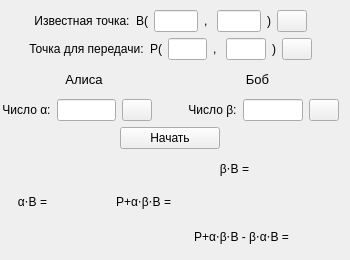
       <widget class="QWidget" name="tab_5">
        <attribute name="title">
         <string>Криптосистема Эль-Гамаля</string>
        </attribute>
        <widget class="QWidget" name="verticalLayoutWidget_4">
         <property name="geometry">
          <rect>
           <x>0</x>
           <y>10</y>
           <width>341</width>
           <height>241</height>
          </rect>
         </property>
         <layout class="QVBoxLayout" name="verticalLayout_5">
          <property name="spacing">
           <number>6</number>
          </property>
          <item>
           <layout class="QHBoxLayout" name="horizontalLayout_29">
            <item>
             <spacer name="horizontalSpacer_50">
              <property name="orientation">
               <enum>Qt::Horizontal</enum>
              </property>
              <property name="sizeHint" stdset="0">
               <size>
                <width>40</width>
                <height>20</height>
               </size>
              </property>
             </spacer>
            </item>
            <item>
             <widget class="QLabel" name="label_73">
              <property name="text">
               <string>Известная точка:</string>
              </property>
              <property name="textFormat">
               <enum>Qt::AutoText</enum>
              </property>
              <property name="alignment">
               <set>Qt::AlignCenter</set>
              </property>
             </widget>
            </item>
            <item>
             <widget class="QLabel" name="label_74">
              <property name="text">
               <string>B(</string>
              </property>
              <property name="alignment">
               <set>Qt::AlignRight|Qt::AlignTrailing|Qt::AlignVCenter</set>
              </property>
             </widget>
            </item>
            <item>
             <widget class="QLineEdit" name="xBEGLineEdit">
              <property name="maximumSize">
               <size>
                <width>50</width>
                <height>16777215</height>
               </size>
              </property>
              <property name="alignment">
               <set>Qt::AlignRight|Qt::AlignTrailing|Qt::AlignVCenter</set>
              </property>
             </widget>
            </item>
            <item>
             <widget class="QLabel" name="label_75">
              <property name="text">
               <string>, </string>
              </property>
              <property name="alignment">
               <set>Qt::AlignCenter</set>
              </property>
             </widget>
            </item>
            <item>
             <widget class="QLineEdit" name="yBEGLineEdit">
              <property name="maximumSize">
               <size>
                <width>50</width>
                <height>16777215</height>
               </size>
              </property>
              <property name="alignment">
               <set>Qt::AlignRight|Qt::AlignTrailing|Qt::AlignVCenter</set>
              </property>
             </widget>
            </item>
            <item>
             <widget class="QLabel" name="label_76">
              <property name="text">
               <string>)</string>
              </property>
             </widget>
            </item>
            <item>
             <widget class="QPushButton" name="randomPointBEGButton">
              <property name="maximumSize">
               <size>
                <width>30</width>
                <height>16777215</height>
               </size>
              </property>
              <property name="text">
               <string/>
              </property>
              <property name="icon">
               <iconset>
                <normaloff>play.png</normaloff>play.png</iconset>
              </property>
             </widget>
            </item>
            <item>
             <spacer name="horizontalSpacer_51">
              <property name="orientation">
               <enum>Qt::Horizontal</enum>
              </property>
              <property name="sizeHint" stdset="0">
               <size>
                <width>40</width>
                <height>20</height>
               </size>
              </property>
             </spacer>
            </item>
           </layout>
          </item>
          <item>
           <layout class="QHBoxLayout" name="horizontalLayout_21">
            <item>
             <spacer name="horizontalSpacer_34">
              <property name="orientation">
               <enum>Qt::Horizontal</enum>
              </property>
              <property name="sizeHint" stdset="0">
               <size>
                <width>40</width>
                <height>20</height>
               </size>
              </property>
             </spacer>
            </item>
            <item>
             <widget class="QLabel" name="label_58">
              <property name="text">
               <string>Точка для передачи:</string>
              </property>
              <property name="textFormat">
               <enum>Qt::AutoText</enum>
              </property>
              <property name="alignment">
               <set>Qt::AlignCenter</set>
              </property>
             </widget>
            </item>
            <item>
             <widget class="QLabel" name="label_59">
              <property name="text">
               <string>P(</string>
              </property>
              <property name="alignment">
               <set>Qt::AlignRight|Qt::AlignTrailing|Qt::AlignVCenter</set>
              </property>
             </widget>
            </item>
            <item>
             <widget class="QLineEdit" name="xPEGLineEdit">
              <property name="maximumSize">
               <size>
                <width>50</width>
                <height>16777215</height>
               </size>
              </property>
              <property name="alignment">
               <set>Qt::AlignRight|Qt::AlignTrailing|Qt::AlignVCenter</set>
              </property>
             </widget>
            </item>
            <item>
             <widget class="QLabel" name="label_60">
              <property name="text">
               <string>, </string>
              </property>
              <property name="alignment">
               <set>Qt::AlignCenter</set>
              </property>
             </widget>
            </item>
            <item>
             <widget class="QLineEdit" name="yPEGLineEdit">
              <property name="maximumSize">
               <size>
                <width>50</width>
                <height>16777215</height>
               </size>
              </property>
              <property name="alignment">
               <set>Qt::AlignRight|Qt::AlignTrailing|Qt::AlignVCenter</set>
              </property>
             </widget>
            </item>
            <item>
             <widget class="QLabel" name="label_61">
              <property name="text">
               <string>)</string>
              </property>
             </widget>
            </item>
            <item>
             <widget class="QPushButton" name="randomPointPEGButton">
              <property name="maximumSize">
               <size>
                <width>30</width>
                <height>16777215</height>
               </size>
              </property>
              <property name="text">
               <string/>
              </property>
              <property name="icon">
               <iconset>
                <normaloff>play.png</normaloff>play.png</iconset>
              </property>
             </widget>
            </item>
            <item>
             <spacer name="horizontalSpacer_35">
              <property name="orientation">
               <enum>Qt::Horizontal</enum>
              </property>
              <property name="sizeHint" stdset="0">
               <size>
                <width>40</width>
                <height>20</height>
               </size>
              </property>
             </spacer>
            </item>
           </layout>
          </item>
          <item>
           <layout class="QHBoxLayout" name="horizontalLayout_22">
            <item>
             <widget class="QLabel" name="label_62">
              <property name="font">
               <font>
                <pointsize>10</pointsize>
               </font>
              </property>
              <property name="text">
               <string>Алиса</string>
              </property>
              <property name="alignment">
               <set>Qt::AlignCenter</set>
              </property>
             </widget>
            </item>
            <item>
             <widget class="QLabel" name="label_63">
              <property name="font">
               <font>
                <pointsize>10</pointsize>
               </font>
              </property>
              <property name="text">
               <string>Боб</string>
              </property>
              <property name="alignment">
               <set>Qt::AlignCenter</set>
              </property>
             </widget>
            </item>
           </layout>
          </item>
          <item>
           <layout class="QHBoxLayout" name="horizontalLayout_23">
            <item>
             <spacer name="horizontalSpacer_36">
              <property name="orientation">
               <enum>Qt::Horizontal</enum>
              </property>
              <property name="sizeType">
               <enum>QSizePolicy::Expanding</enum>
              </property>
              <property name="sizeHint" stdset="0">
               <size>
                <width>50</width>
                <height>20</height>
               </size>
              </property>
             </spacer>
            </item>
            <item>
             <widget class="QLabel" name="label_64">
              <property name="text">
               <string>Число α:</string>
              </property>
              <property name="alignment">
               <set>Qt::AlignCenter</set>
              </property>
             </widget>
            </item>
            <item>
             <widget class="QLineEdit" name="valueAEGLineEdit">
              <property name="alignment">
               <set>Qt::AlignCenter</set>
              </property>
             </widget>
            </item>
            <item>
             <widget class="QPushButton" name="randomValueAEGButton">
              <property name="maximumSize">
               <size>
                <width>30</width>
                <height>16777215</height>
               </size>
              </property>
              <property name="text">
               <string/>
              </property>
              <property name="icon">
               <iconset>
                <normaloff>play.png</normaloff>play.png</iconset>
              </property>
             </widget>
            </item>
            <item>
             <spacer name="horizontalSpacer_37">
              <property name="orientation">
               <enum>Qt::Horizontal</enum>
              </property>
              <property name="sizeType">
               <enum>QSizePolicy::MinimumExpanding</enum>
              </property>
              <property name="sizeHint" stdset="0">
               <size>
                <width>30</width>
                <height>20</height>
               </size>
              </property>
             </spacer>
            </item>
            <item>
             <widget class="QLabel" name="label_65">
              <property name="text">
               <string>Число β:</string>
              </property>
              <property name="alignment">
               <set>Qt::AlignCenter</set>
              </property>
             </widget>
            </item>
            <item>
             <widget class="QLineEdit" name="valueBEGLineEdit">
              <property name="alignment">
               <set>Qt::AlignCenter</set>
              </property>
             </widget>
            </item>
            <item>
             <widget class="QPushButton" name="randomValueBEGButton">
              <property name="maximumSize">
               <size>
                <width>30</width>
                <height>16777215</height>
               </size>
              </property>
              <property name="text">
               <string/>
              </property>
              <property name="icon">
               <iconset>
                <normaloff>play.png</normaloff>play.png</iconset>
              </property>
             </widget>
            </item>
            <item>
             <spacer name="horizontalSpacer_38">
              <property name="orientation">
               <enum>Qt::Horizontal</enum>
              </property>
              <property name="sizeType">
               <enum>QSizePolicy::Expanding</enum>
              </property>
              <property name="sizeHint" stdset="0">
               <size>
                <width>50</width>
                <height>20</height>
               </size>
              </property>
             </spacer>
            </item>
           </layout>
          </item>
          <item>
           <layout class="QHBoxLayout" name="horizontalLayout_24">
            <item>
             <widget class="QPushButton" name="cryptosystemEGButton">
              <property name="maximumSize">
               <size>
                <width>100</width>
                <height>16777215</height>
               </size>
              </property>
              <property name="text">
               <string>Начать</string>
              </property>
              <property name="autoDefault">
               <bool>true</bool>
              </property>
             </widget>
            </item>
           </layout>
          </item>
          <item>
           <layout class="QHBoxLayout" name="horizontalLayout_25" stretch="6,1,1,0">
            <item>
             <spacer name="horizontalSpacer_39">
              <property name="orientation">
               <enum>Qt::Horizontal</enum>
              </property>
              <property name="sizeType">
               <enum>QSizePolicy::Expanding</enum>
              </property>
              <property name="sizeHint" stdset="0">
               <size>
                <width>50</width>
                <height>20</height>
               </size>
              </property>
             </spacer>
            </item>
            <item>
             <widget class="QLabel" name="label_66">
              <property name="text">
               <string>β⋅B =</string>
              </property>
              <property name="alignment">
               <set>Qt::AlignRight|Qt::AlignTrailing|Qt::AlignVCenter</set>
              </property>
             </widget>
            </item>
            <item>
             <widget class="QLabel" name="resultBBEGLabel">
              <property name="text">
               <string/>
              </property>
             </widget>
            </item>
            <item>
             <spacer name="horizontalSpacer_41">
              <property name="orientation">
               <enum>Qt::Horizontal</enum>
              </property>
              <property name="sizeType">
               <enum>QSizePolicy::Expanding</enum>
              </property>
              <property name="sizeHint" stdset="0">
               <size>
                <width>50</width>
                <height>20</height>
               </size>
              </property>
             </spacer>
            </item>
           </layout>
          </item>
          <item>
           <layout class="QHBoxLayout" name="horizontalLayout_26" stretch="1,1,0,0,1,0,9">
            <item>
             <spacer name="horizontalSpacer_42">
              <property name="orientation">
               <enum>Qt::Horizontal</enum>
              </property>
              <property name="sizeType">
               <enum>QSizePolicy::Expanding</enum>
              </property>
              <property name="sizeHint" stdset="0">
               <size>
                <width>50</width>
                <height>20</height>
               </size>
              </property>
             </spacer>
            </item>
            <item>
             <widget class="QLabel" name="label_68">
              <property name="text">
               <string>α⋅B =</string>
              </property>
              <property name="alignment">
               <set>Qt::AlignRight|Qt::AlignTrailing|Qt::AlignVCenter</set>
              </property>
             </widget>
            </item>
            <item>
             <widget class="QLabel" name="resultKeyEGLabel_1">
              <property name="text">
               <string/>
              </property>
             </widget>
            </item>
            <item>
             <spacer name="horizontalSpacer_43">
              <property name="orientation">
               <enum>Qt::Horizontal</enum>
              </property>
              <property name="sizeType">
               <enum>QSizePolicy::Expanding</enum>
              </property>
              <property name="sizeHint" stdset="0">
               <size>
                <width>50</width>
                <height>20</height>
               </size>
              </property>
             </spacer>
            </item>
            <item>
             <widget class="QLabel" name="label_69">
              <property name="text">
               <string>P+α⋅β⋅B =</string>
              </property>
              <property name="alignment">
               <set>Qt::AlignRight|Qt::AlignTrailing|Qt::AlignVCenter</set>
              </property>
             </widget>
            </item>
            <item>
             <widget class="QLabel" name="resultKeyEGLabel_2">
              <property name="text">
               <string/>
              </property>
             </widget>
            </item>
            <item>
             <spacer name="horizontalSpacer_44">
              <property name="orientation">
               <enum>Qt::Horizontal</enum>
              </property>
              <property name="sizeType">
               <enum>QSizePolicy::Expanding</enum>
              </property>
              <property name="sizeHint" stdset="0">
               <size>
                <width>50</width>
                <height>20</height>
               </size>
              </property>
             </spacer>
            </item>
           </layout>
          </item>
          <item>
           <layout class="QHBoxLayout" name="horizontalLayout_28" stretch="5,1,0,1">
            <item>
             <spacer name="horizontalSpacer_48">
              <property name="orientation">
               <enum>Qt::Horizontal</enum>
              </property>
              <property name="sizeHint" stdset="0">
               <size>
                <width>40</width>
                <height>20</height>
               </size>
              </property>
             </spacer>
            </item>
            <item>
             <widget class="QLabel" name="label_72">
              <property name="minimumSize">
               <size>
                <width>0</width>
                <height>30</height>
               </size>
              </property>
              <property name="text">
               <string>P+α⋅β⋅B - β⋅α⋅B =</string>
              </property>
              <property name="alignment">
               <set>Qt::AlignCenter</set>
              </property>
             </widget>
            </item>
            <item>
             <widget class="QLabel" name="resultCryptosystemEG">
              <property name="text">
               <string/>
              </property>
              <property name="alignment">
               <set>Qt::AlignCenter</set>
              </property>
             </widget>
            </item>
            <item>
             <spacer name="horizontalSpacer_49">
              <property name="orientation">
               <enum>Qt::Horizontal</enum>
              </property>
              <property name="sizeHint" stdset="0">
               <size>
                <width>40</width>
                <height>20</height>
               </size>
              </property>
             </spacer>
            </item>
           </layout>
          </item>
         </layout>
        </widget>
       </widget>
